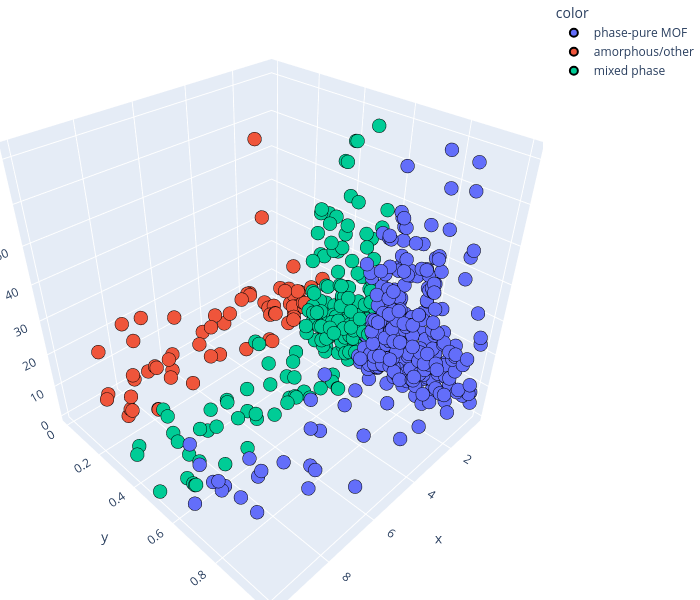

The cell this chart's notebook holds for it:
### Code cell
fig = px.scatter_3d(x = Data['feature_1'], y = Data['feature_5'], z = Data['feature_4'], color = Data['target'].astype('str'),
                   width = 700, height = 600)

fig.update_traces(marker = dict(size = 8, line = dict(width = 2, color = 'black')), selector=dict(mode = 'markers'))

fig.update_layout(margin=dict(l=0, r=0, t=0, b=0))

fig.show()

### Figure 1 — Plotly figure (JSON) as saved in the notebook; plotly's stock layout.template omitted (floating-point values rounded to 4 significant figures; data arrays with more than 128 entries replaced by an {"elided": "..."} marker saying what was removed)
{"data": [{"hovertemplate": "color=phase-pure MOF<br>x=%{x}<br>y=%{y}<br>z=%{z}<extra></extra>", "legendgroup": "phase-pure MOF", "marker": {"color": "#636efa", "line": {"color": "black", "width": 2}, "size": 8, "symbol": "circle"}, "mode": "markers", "name": "phase-pure MOF", "scene": "scene", "showlegend": true, "type": "scatter3d", "x": {"elided": "357 float values"}, "y": {"elided": "357 float values"}, "z": {"elided": "357 float values"}}, {"hovertemplate": "color=amorphous/other<br>x=%{x}<br>y=%{y}<br>z=%{z}<extra></extra>", "legendgroup": "amorphous/other", "marker": {"color": "#EF553B", "line": {"color": "black", "width": 2}, "size": 8, "symbol": "circle"}, "mode": "markers", "name": "amorphous/other", "scene": "scene", "showlegend": true, "type": "scatter3d", "x": [6.9, 1.27, 7.27, 1.94, 0.96, 7.82, 6.46, 7.48, 2.81, 3.87, 7.62, 2.46, 1.37, 0.72, 8.64, 1.6, 4.61, 1.78, 1.27, 8.71, 1.73, 8.56, 9.33, 3.33, 1.95, 4.36, 9.19, 5.7, 6.85, 1.91, 1.84, 0.79, 6.25, 1.38, 6.95, 5.87, 1.03, 1.2, 1.29, 1.99, 8.65, 1.1, 0.79, 6.83, 3.56, 0.61, 0.65, 1.51, 1.38, 4.15, 6.72, 4.21, 0.5, 1.69, 1.2, 1.77, 3.12, 7.44, 5.46, 2.0, 1.56, 1.23, 0.75, 1.69, 6.72, 2.46, 1.91, 7.82, 1.23, 8.64], "y": [0.157, 0.265, 0.0, 0.1, 0.149, 0.2, 0.105, 0.0, 0.0, 0.218, 0.0, 0.211, 0.105, 0.182, 0.158, 0.234, 0.027, 0.127, 0.187, 0.15, 0.0, 0.0, 0.298, 0.136, 0.247, 0.12, 0.11, 0.0, 0.0, 0.022, 0.264, 0.273, 0.196, 0.238, 0.164, 0.261, 0.284, 0.031, 0.065, 0.072, 0.0, 0.193, 0.162, 0.0, 0.0, 0.228, 0.274, 0.227, 0.228, 0.047, 0.033, 0.0, 0.284, 0.146, 0.292, 0.259, 0.0, 0.0, 0.0, 0.232, 0.239, 0.254, 0.078, 0.149, 0.043, 0.196, 0.007, 0.202, 0.264, 0.169], "z": [5.56, 10.32, 12.93, 36.46, 11.55, 1.12, 3.79, 2.15, 4.36, 4.45, 19.78, 1.06, 5.46, 10.84, 3.27, 24.14, 1.58, 4.64, 8.78, 0.94, 7.66, 0.58, 17.35, 16.14, 6.82, 0.66, 7.04, 1.57, 18.71, 8.37, 8.2, 8.72, 2.32, 15.29, 12.13, 12.47, 8.38, 3.39, 3.01, 58.1, 15.2, 11.09, 7.68, 0.53, 6.6, 7.35, 8.95, 10.08, 9.68, 6.56, 3.21, 3.31, 17.83, 5.52, 17.79, 8.7, 2.02, 0.53, 13.38, 17.4, 8.84, 11.49, 8.59, 5.473, 3.154, 1.033, 8.371, 1.101, 11.6, 3.332]}, {"hovertemplate": "color=mixed phase<br>x=%{x}<br>y=%{y}<br>z=%{z}<extra></extra>", "legendgroup": "mixed phase", "marker": {"color": "#00cc96", "line": {"color": "black", "width": 2}, "size": 8, "symbol": "circle"}, "mode": "markers", "name": "mixed phase", "scene": "scene", "showlegend": true, "type": "scatter3d", "x": {"elided": "233 float values"}, "y": {"elided": "233 float values"}, "z": {"elided": "233 float values"}}], "layout": {"height": 600, "legend": {"title": {"text": "color"}, "tracegroupgap": 0}, "margin": {"b": 0, "l": 0, "r": 0, "t": 0}, "scene": {"domain": {"x": [0, 1], "y": [0, 1]}, "xaxis": {"title": {"text": "x"}}, "yaxis": {"title": {"text": "y"}}, "zaxis": {"title": {"text": "z"}}}, "width": 700}}
